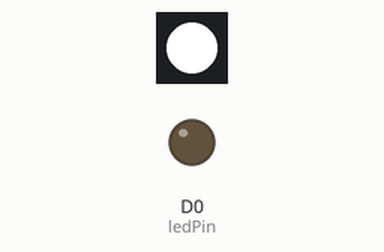
This sketch was run on a simulated Particle Photon. Parts: 1 RGB LEDs in strip order, left to right, output pins drawn as LEDs (lit = HIGH).

Above: at 1.0 s.
At 5.0 s:
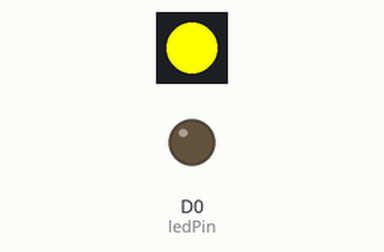
At 9.0 s:
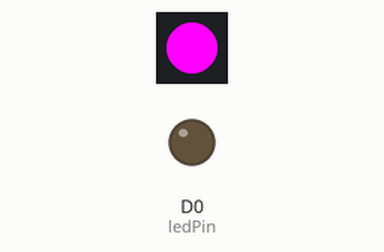
At 17.0 s:
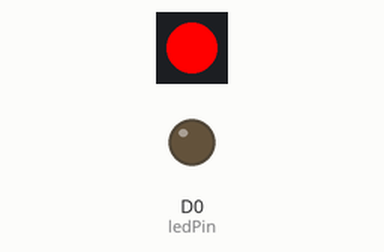
Timing chart, 0 to 18.2 s (numbered marks = the images above):
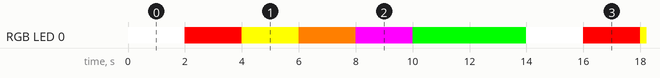

The sketch:

LED.ino
```cpp
// Define a pin we'll place an LED on
int ledPin = D0;

// Our button wired to D0
int buttonPin = D1;

// Define a pin that we'll place the pot on
int potPin = A0;

// Create a variable to hold the pot reading
int potReading = 0;

// Create a variable to store the LED brightness.
int ledBrightness = 0;

void setup()
{
  // Set up the LED for output
  pinMode(ledPin, OUTPUT);

  // For input, we define the
  // pushbutton as an input-pullup
  // this uses an internal pullup resistor
  // to manage consistent reads from the device

  pinMode( buttonPin , INPUT_PULLUP); // sets pin as input

  // Create a cloud variable of type integer
  // called 'dial' mapped to potReading

  Particle.variable("dial", &potReading, INT);

  Particle.variable("brightness", &ledBrightness, INT);


}

void loop()
{
    // We need to say we'll be controlling the RGB led
    RGB.control(true);

    RGB.color( 255,255,255);    // set it to white
		delay( 2000);						// wait 2 seconds
    RGB.color( 255,0,0);    // set it to red
		delay( 2000);						// wait 2 seconds
    RGB.color( 255,255,0);    // set it to yellow
		delay( 2000);						// wait 2 seconds
    RGB.color( 255,127,0);    // set it to orange
		delay( 2000);						// wait 2 seconds
    RGB.color( 255,0,255);    // set it to magenta
		delay( 2000);						// wait 2 seconds
    RGB.color( 0,255,0);    // set it to green
		delay( 2000);						// wait 2 seconds
    RGB.color( 0,255,0);    // set it to green
		delay( 2000);						// wait 2 seconds

}
```

Measured:
- by itself, RGB LED 0: repeats every 14.0 s: RGB(255, 0, 0) 2.0 s, RGB(255, 255, 0) 2.0 s, RGB(255, 127, 0) 2.0 s, RGB(255, 0, 255) 2.0 s, RGB(0, 255, 0) 4.0 s, RGB(255, 255, 255) 2.0 s
- by itself, everything shown: repeats every 14.0 s, in 6 steps
